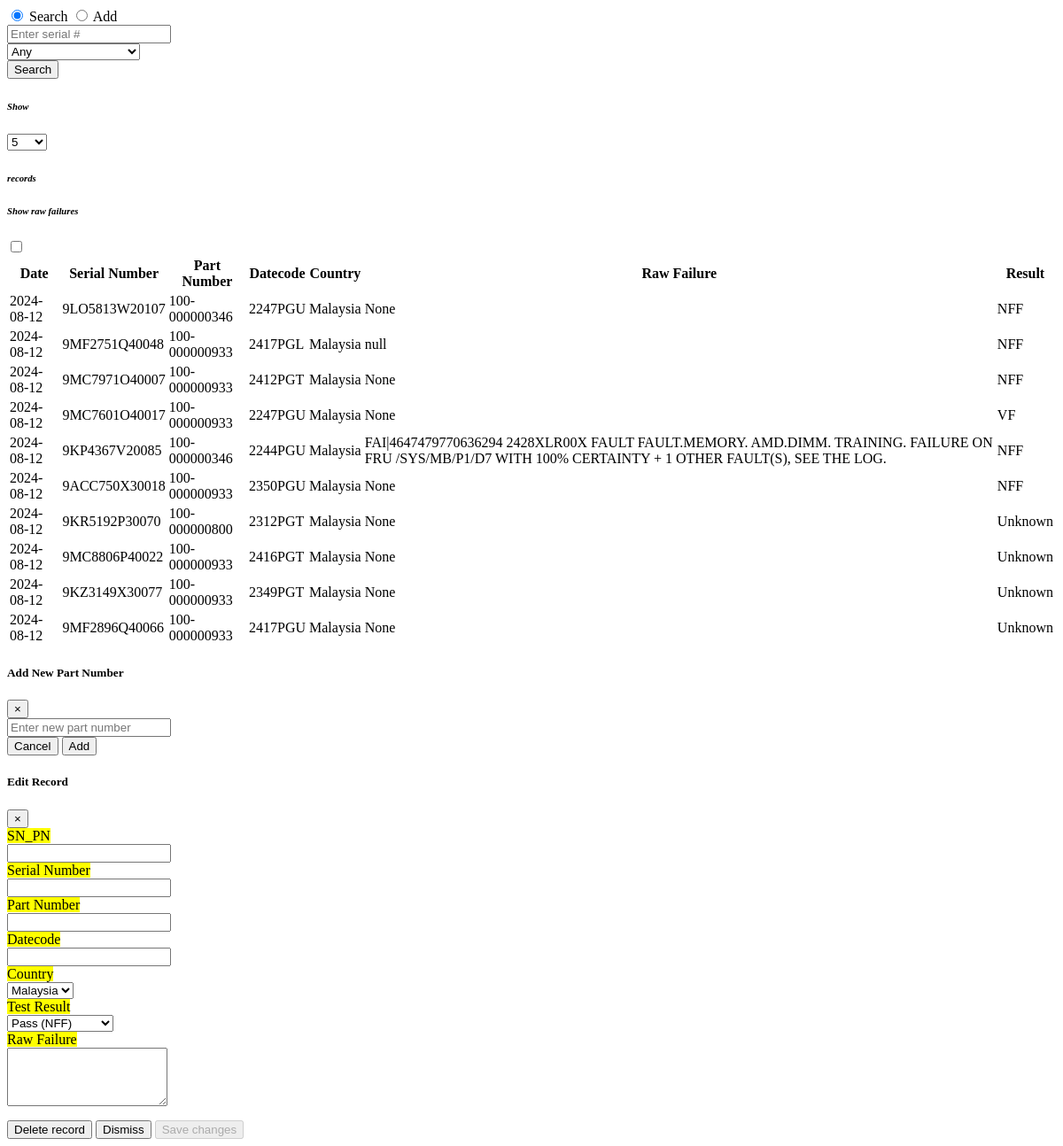
Page /home on the earlier database version.
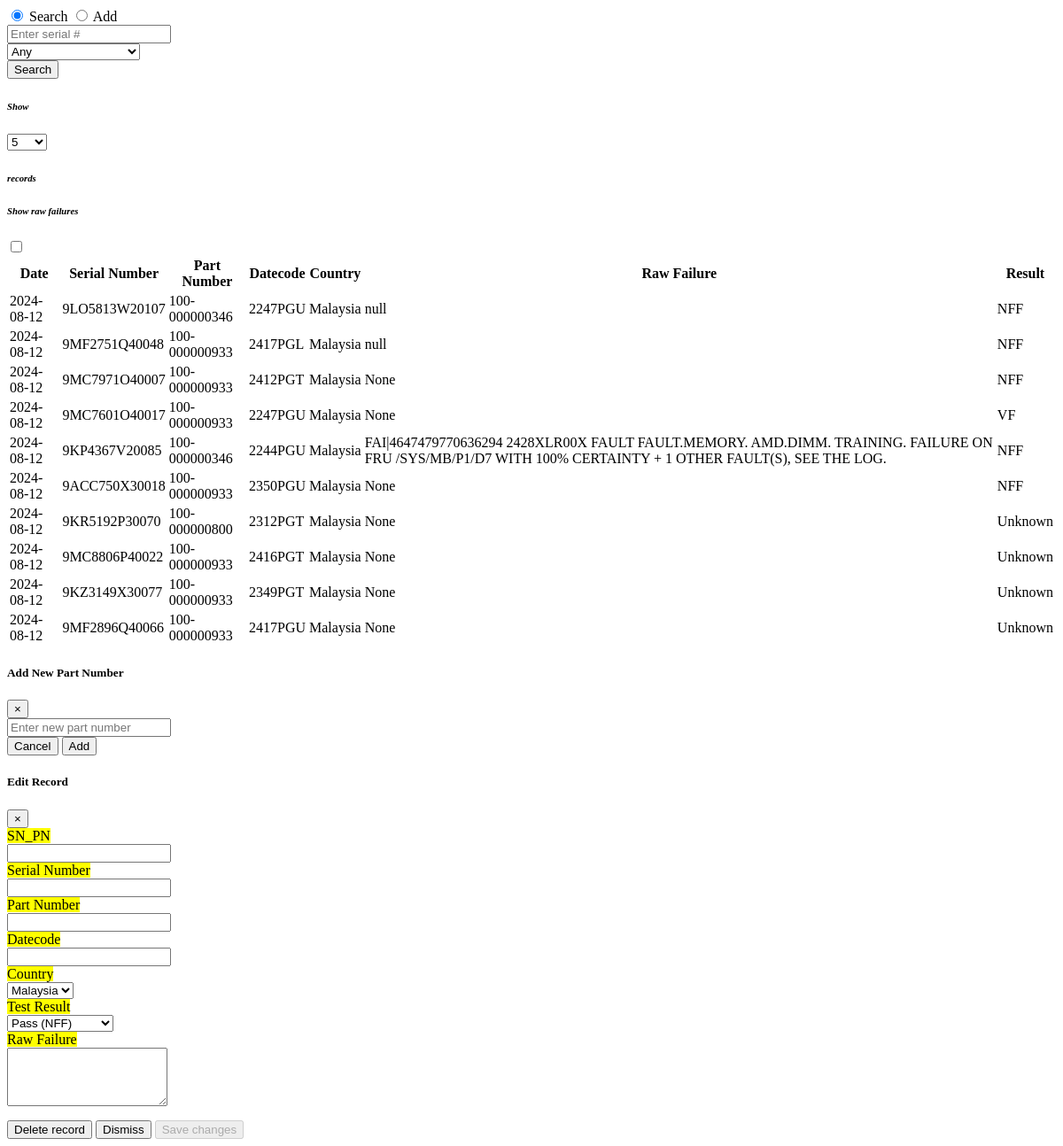
Same page on the later database version.
### tables this page shows
CREATE TABLE UNITS (
        id INTEGER PRIMARY KEY AUTOINCREMENT,
        date_added DATE DEFAULT (CURRENT_DATE),
        serial_number VARCHAR(20) UNIQUE NOT NULL ,
        part_number VARCHAR(20),
        datecode VARCHAR(10),
        country VARCHAR(15),
        composite_snpn VARCHAR(30),
        test_result VARCHAR(10) DEFAULT 'Unknown',
        raw_failure VARCHAR(150)
    );

### app.py (the view)
@app.route('/home')
def home():
    db = get_db()
    units = db.execute('SELECT * FROM UNITS ORDER BY date_added DESC LIMIT 10').fetchall()
    parts = db.execute('SELECT part_number FROM PARTS WHERE enabled = 1').fetchall()
    db.close()
    return render_template('home.html', units=units, parts=parts)

### app.py (called while the page is built)
def get_db():
    db = getattr(g, '_database', None)
    if db is None:
        db = g._database = sqlite3.connect('cputracker.db')
        db.row_factory = sqlite3.Row  # This allows us to access columns by name
    return db

@app.teardown_appcontext
def close_connection(exception):
    db = getattr(g, '_database', None)
    if db is not None:
        db.close()

### templates/home.html (shortened to what this page needs)
   <div class="navbar navbar-dark bg-dark">
    <form class="col-12">
        <div class="form-row">
          <div class="col-2">
            <div class="btn-group btn-group-toggle" data-toggle="buttons">
                <label class="btn btn-lg btn-secondary active" for="searchMode">
                    <input type="radio" name="options" id="searchMode" autocomplete="off" checked onclick="setMode('search')"> Search
                </label>
                <label class="btn btn-lg btn-secondary" for="addMode">
                    <input type="radio" name="options" id="addMode" autocomplete="off" onclick="setMode('add')"> Add
                </label>
            </div>
          </div>
          <div class="col-5">
            <input type="text" class="form-control form-control-lg" id="searchBox" placeholder="Enter serial #">
          </div>
          <div class="col col-3">
            <select class="form-control form-control-lg" id="partNumberDropdown" onchange="handlePartNumberChange()">
                <option value="any">Any</option>
            </select>
          </div>
          <div class="col-2">
            <button class="btn-primary form-control form-control-lg" id="actionButton">Search</button>
          </div>
        </div>
    </form>
 </div>
<div class="container ">
    <div class="row">
        <div class="col-sm-6">
            <label for="recordsPerPage"> <h6><em>Show</em></h6></label>
            <select id="recordsPerPage" class="form-control form-control-sm d-inline-block w-auto">
                <option value="5">5</option>
            </select>
            <label for="recordsPerPage"><h6><em>records</em></h6></label>
        </div>
        <div class="col">
            <label for="show-raw-failures"><h6><em>Show raw failures</em></h6></label>
            <input type="checkbox" id="show-raw-failures" name="show-raw-failures">
        </div>
    </div>
    <table id='home_results_table' class="table table-striped">
        <thead>
            <tr>
                <th data-column="date_added">Date</th>
                <th data-column="serial_number">Serial Number</th>
                <th data-column="part_number">Part Number</th>
                <th data-column="datecode">Datecode</th>
                <th data-column="country">Country</th>
                <th class="raw-failure-column" data-column="raw_failure">Raw Failure</th>
                <th data-column="test_result">Result</th>
            </tr>
        </thead>
        <tbody>
            {% if units %}
                {% for unit in units %}
                <tr record_id="{{ unit.id }}">
                    <td>{{ unit.date_added }}</td>
                    <td>{{ unit.serial_number }}</td>
                    <td>{{ unit.part_number }}</td>
                    <td>{{ unit.datecode }}</td>
                    <td>{{ unit.country }}</td>
                    <td class="raw-failure-column">
                        <span class="cell-content">{{ unit.raw_failure }}</span></td>
                    <td>{{ unit.test_result }}</td>
                </tr>
                {% endfor %}
            {% else %}
                <tr>
                <td colspan="4">No units found.</td>
                </tr>
            {% endif %}
        </tbody>
    </table>
</div>
<div class="modal fade" id="addPartModal" tabindex="-1" role="dialog" aria-labelledby="addPartModalLabel" aria-hidden="true">
    <div class="modal-dialog" role="document">
      <div class="modal-content">
        <div class="modal-header">
          <h5 class="modal-title" id="addPartModalLabel">Add New Part Number</h5>
          <button type="button" class="close" data-dismiss="modal" aria-label="Close">
            <span aria-hidden="true">&times;</span>
          </button>
        </div>
        <div class="modal-body">
          <input type="text" class="form-control" id="newPartNumber" placeholder="Enter new part number">
        </div>
        <div class="modal-footer">
          <button type="button" class="btn btn-secondary" data-dismiss="modal">Cancel</button>
          <button type="button" class="btn btn-primary" id="addPartButton">Add</button>
        </div>
      </div>
    </div>
  </div>
<div class="modal fade" id="editModal" tabindex="-1" role="dialog" aria-labelledby="editModalLabel" aria-hidden="true">
    <div class="modal-dialog" role="document">
        <div class="modal-content">
            <div class="modal-header">
                <h5 class="modal-title" id="editModalLabel">Edit Record</h5>
                <button type="button" class="close" data-dismiss="modal" aria-label="Close">
                    <span aria-hidden="true">&times;</span>
                </button>
            </div>
            <div class="modal-body">
                <form id="editForm">
                    <div class="form-group row">
                        <label for="comp_snpn" class="col-md-4 col-form-label text-dark"><mark>SN_PN</mark></label>
                        <div class="col-md-8">
                            <input type="text" class="form-control" id="comp_snpn" required>
                        </div>
                    </div>
                    <div class="form-group row">
                        <label for="serialNumber" class="col-md-4 col-form-label text-dark"><mark>Serial Number</mark></label>
                        <div class="col-md-8">
                            <input type="text" class="form-control" id="serialNumber" pattern="[a-zA-Z0-9]+" required>
                        </div>
                    </div>
                    <div class="form-group row">
                        <label for="partNumber" class="col-md-4 col-form-label  text-dark"><mark>Part Number</mark></label>
                        <div class="col-md-8">
                            <input type="text" class="form-control" id="partNumber" required>
                        </div>
                    </div>
                    <div class="form-group row">
                        <label for="datecode" class="col-md-4 col-form-label  text-dark"><mark>Datecode</mark></label>
                        <div class="col-md-8">
                            <input type="text" class="form-control" id="datecode" list="datecodeSuggestions" required>
                        </div>
                    </div>
                    <div class="form-group row">
                        <label for="country" class="col-md-4 col-form-label  text-dark"><mark>Country</mark></label>
                        <div class="col-md-8">
                            <select class="form-control" id="country">
                                <option value="Malaysia">Malaysia</option>
                            </select>
                        </div>
                    </div>
                    <div class="form-group row">
                        <label for="testResult" class="col-md-4 col-form-label  text-dark"><mark>Test Result</mark></label>
                        <div class="col-md-8">
                            <select class="form-control" id="testResult">
                                <option value="NFF">Pass (NFF)</option>
                            </select>
                        </div>
                    </div>
                    <div class="form-group row">
                        <label for="rawFailure" class="col-md-4 col-form-label  text-dark"><mark>Raw Failure</mark></label>
                        <div class="col-md-8">
                            <textarea class="form-control" id="rawFailure" rows="4"></textarea>
                        </div>
                    </div>
                </form>
            </div>
            <div class="modal-footer container">
                <button type="button" class="btn btn-danger text-nowrap" id="deleteRecordButton">Delete record</button>
                <button type="button" class="btn btn-secondary text-nowrap" id="dismissButton" data-dismiss="modal">Dismiss</button>
                <button type="button" class="btn btn-success text-nowrap" id="saveChangesButton" disabled>Save changes</button>
            </div>
        </div>
    </div>
</div>

Differences in the rows shown:
changed UNITS "9LO5813W20107": raw_failure "None" → "null"
